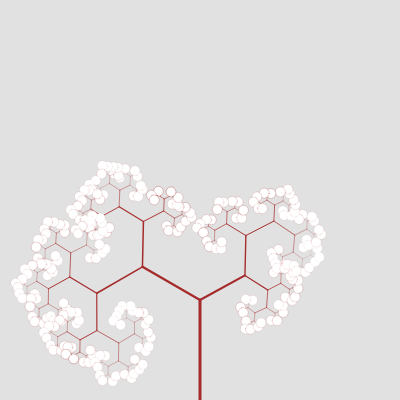
Frame 1 (no input)
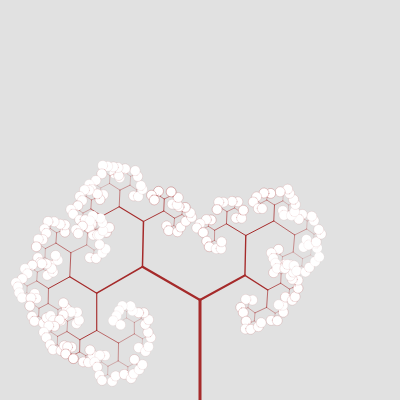
Frame 60 (no input)
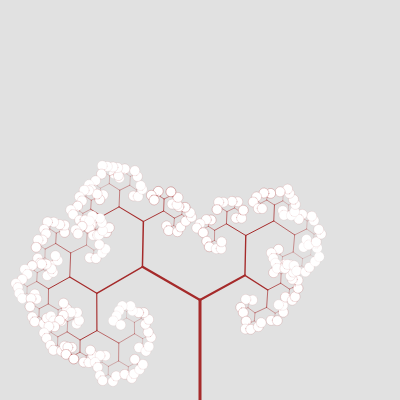
Frame 120 (the mouse pressed at the canvas centre since frame 60)

The p5.js sketch that drew these frames (run headless with seeded random() and noise() and a simulated clock; from frame 60 on, the mouse is pressed at the canvas centre):

// p5.js sketch
// ── sketch.js
// Code from a modified Daniel Shiffman example
// https://thecodingtrain.com/

var angle = 0;
var seed;
var time = 0;
function setup() {
  createCanvas(400, 400);
  seed = random(1000);
}
////////////////////////////////////////////////
function draw() {
  background(225);
  angleMode(DEGREES);
  randomSeed(seed);
  angle = random(35, 85);
  stroke(255);
  translate(200, height);
  branch(100, 3);
  // noLoop();
}
/////////////////////////////////////////////////
function branch(len, thickness) {
  stroke(165,42,42);
  strokeWeight(thickness);
  line(0, 0, 0, -len);
  translate(0, -len);
  n = noise(time);
  if (len > 4) {
    push();
    rotate(angle+n);
    branch(len * random(0.5, 0.8), thickness*random(0.5, 0.8));
    pop();
    push();
    rotate(-angle+n);
    branch(len * random(0.5, 0.8), thickness*random(0.5, 0.8));
    pop();
  }else{
    push();
    rotate(angle+n);
    ellipse(0,0,10);
    pop();
  }
  time+=0.0005;

}
